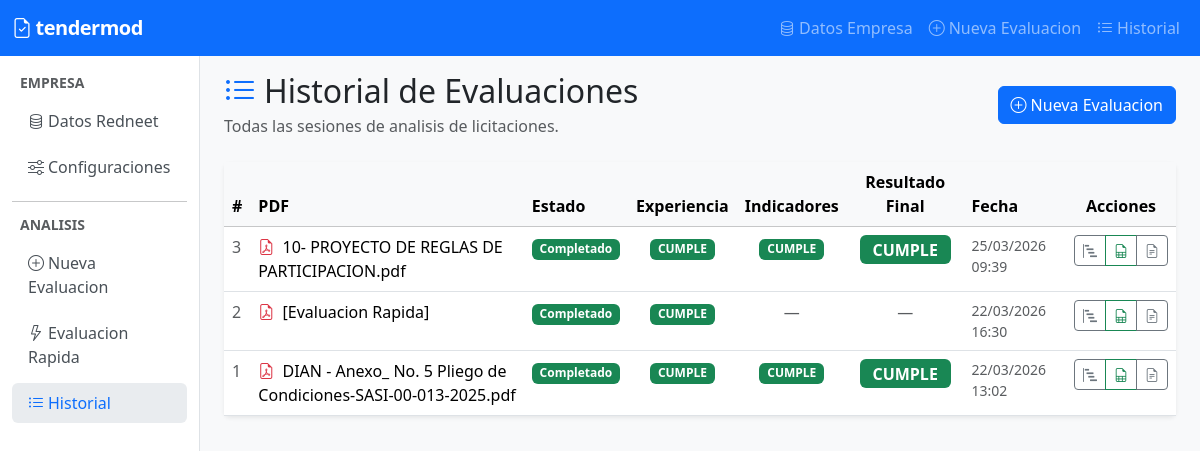
The page /analysis/ on the database as committed earlier.
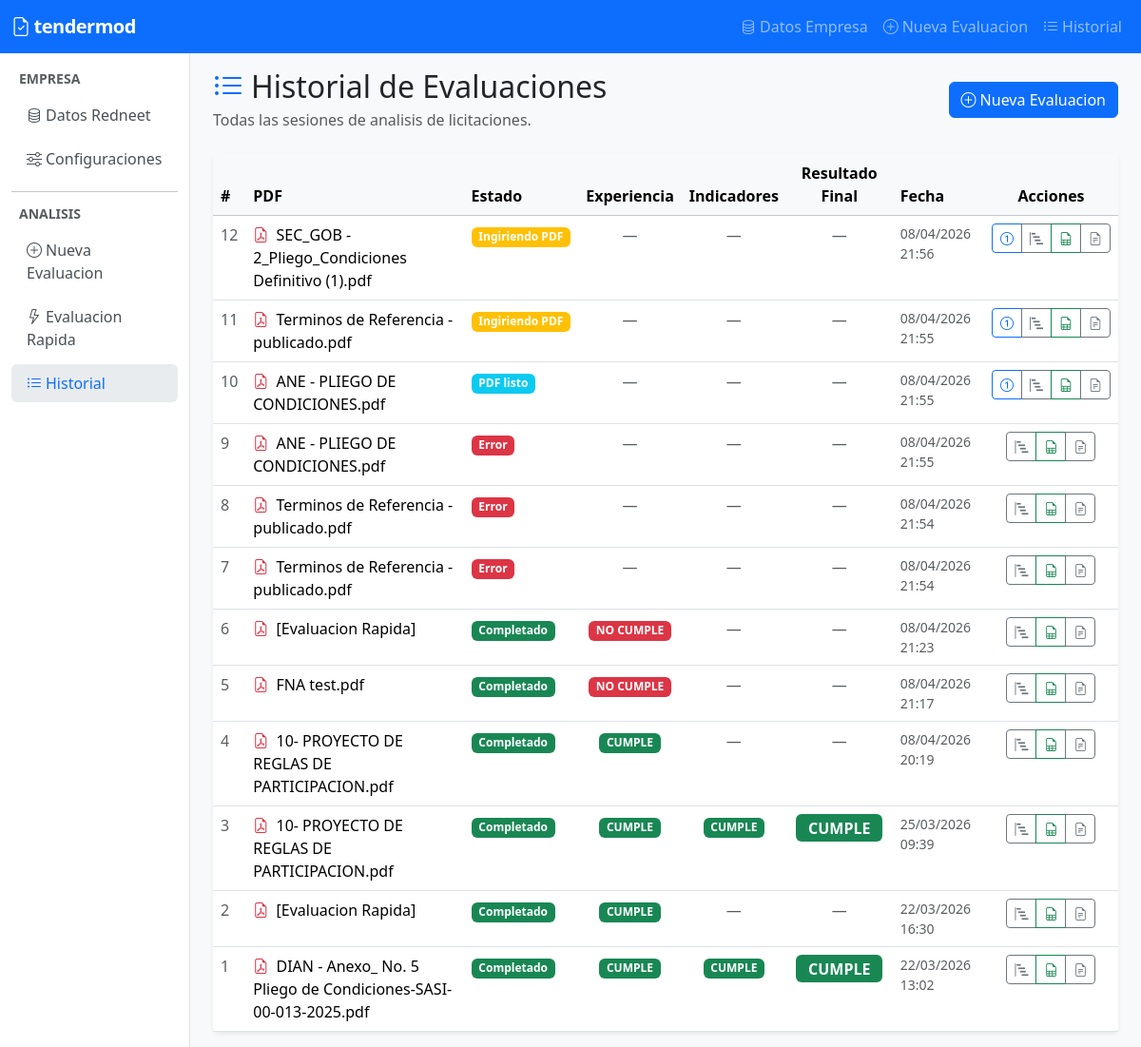
The same page on the database as committed later.
### apps/core/models.py (models this page shows, shortened)
class AnalysisSession(models.Model):
    STATUS_CHOICES = [
        ('created', 'Creado'),
        ('ingesting_pdf', 'Ingiriendo PDF'),
        ('pdf_ready', 'PDF listo'),
        ('extracted', 'Requisitos extraidos'),
        ('evaluating', 'Evaluando'),
        ('completed', 'Completado'),
        ('error', 'Error'),
    ]
    status = models.CharField(max_length=20, choices=STATUS_CHOICES, default='created')
    pdf_filename = models.CharField(max_length=255, blank=True)
    experience_requirements_json = models.TextField(blank=True)
    indicators_requirements_json = models.TextField(blank=True)
    general_info_text = models.TextField(blank=True)
    celery_task_id = models.CharField(max_length=255, blank=True)
    created_at = models.DateTimeField(auto_now_add=True)
    updated_at = models.DateTimeField(auto_now=True)
    class Meta:
        ordering = ['-created_at']
    @property
    def status_display_class(self):
        mapping = {
            'created': 'secondary',
            'ingesting_pdf': 'warning',
            'pdf_ready': 'info',
            'extracted': 'primary',
            'evaluating': 'warning',
            'completed': 'success',
            'error': 'danger',
        }
        return mapping.get(self.status, 'secondary')

### apps/analysis/views.py (the view)
# urls.py: path('', views.analysis_list, name='list'),
def analysis_list(request):
    sessions = AnalysisSession.objects.select_related('result').all()
    return render(request, 'analysis/list.html', {'sessions': sessions})

### templates/analysis/list.html (shortened to what the changed rows need)
{% extends "base.html" %}
{% load static %}
{% block content %}
<div class="d-flex justify-content-between align-items-center mb-4">
    <div>
        <h2 class="mb-1"><i class="bi bi-list-ul me-2 text-primary"></i>Historial de Evaluaciones</h2>
    </div>
</div>
{% if sessions %}
<div class="card border-0 shadow-sm">
    <div class="card-body p-0">
        <div class="table-responsive">
            <table class="table table-hover mb-0">
                <thead class="table-light">
                    <tr>
                        <th>#</th>
                        <th>PDF</th>
                        <th>Estado</th>
                        <th class="text-center">Experiencia</th>
                        <th class="text-center">Indicadores</th>
                        <th class="text-center">Resultado Final</th>
                        <th>Fecha</th>
                        <th class="text-center">Acciones</th>
                    </tr>
                </thead>
                <tbody>
                    {% for session in sessions %}
                    <tr>
                        <td class="text-muted">{{ session.pk }}</td>
                        <td>
                            <i class="bi bi-file-earmark-pdf text-danger me-1"></i>
                            {{ session.pdf_filename|default:"—" }}
                        </td>
                        <td>
                            <span class="badge bg-{{ session.status_display_class }}">
                                {{ session.get_status_display }}
                            </span>
                        </td>
                        <td class="text-center">
                            {% if session.result and session.result.cumple_experiencia is not None %}
                                {% if session.result.cumple_experiencia %}
                                    <span class="badge bg-success">CUMPLE</span>
                                {% else %}
                                    <span class="badge bg-danger">NO CUMPLE</span>
                                {% endif %}
                            {% else %}
                                <span class="text-muted">—</span>
                            {% endif %}
                        </td>
                        <td class="text-center">
                            {% if session.result and session.result.cumple_indicadores is not None %}
                                {% if session.result.cumple_indicadores %}
                                    <span class="badge bg-success">CUMPLE</span>
                                {% else %}
                                    <span class="badge bg-danger">NO CUMPLE</span>
                                {% endif %}
                            {% else %}
                                <span class="text-muted">—</span>
                            {% endif %}
                        </td>
                        <td class="text-center">
                            {% if session.result and session.result.cumple_final is not None %}
                                {% if session.result.cumple_final %}
                                    <span class="badge bg-success badge-cumple">CUMPLE</span>
                                {% else %}
                                    <span class="badge bg-danger badge-cumple">NO CUMPLE</span>
                                {% endif %}
                            {% else %}
                                <span class="text-muted">—</span>
                            {% endif %}
                        </td>
                        <td class="text-muted small">{{ session.created_at|date:"d/m/Y H:i" }}</td>
                        <td class="text-center">
                            <div class="btn-group btn-group-sm">
                                {% if session.status == 'ingesting_pdf' or session.status == 'created' or session.status == 'pdf_ready' %}
                                    <a href="{% url 'analysis:step1' pk=session.pk %}"
                                       class="btn btn-outline-primary" title="Paso 1">
                                        <i class="bi bi-1-circle"></i>
                                    </a>
                                {% elif session.status == 'extracted' %}
                                    <a href="{% url 'analysis:step2' pk=session.pk %}"
                                       class="btn btn-outline-primary" title="Paso 2">
                                        <i class="bi bi-2-circle"></i>
                                    </a>
                                {% endif %}
                                <a href="{% url 'analysis:results' pk=session.pk %}"
                                   class="btn btn-outline-secondary" title="Resultados">
                                    <i class="bi bi-bar-chart-steps"></i>
                                </a>
                                <a href="{% url 'analysis:export_excel' pk=session.pk %}"
                                   class="btn btn-outline-success" title="Descargar Excel">
                                    <i class="bi bi-file-earmark-spreadsheet"></i>
                                </a>
                                <a href="{% url 'analysis:export_text' pk=session.pk %}"
                                   class="btn btn-outline-secondary" title="Descargar TXT">
                                    <i class="bi bi-file-earmark-text"></i>
                                </a>
                            </div>
                        </td>
                    </tr>
                    {% endfor %}
                </tbody>
            </table>
        </div>
    </div>
</div>
{% endif %}
{% endblock %}

Rows that differ between the two databases and show on the page:
added AnalysisSession: pk "12", pdf_filename "SEC_GOB - 2_Pliego_Condiciones Definitivo (1).pdf", status "Ingiriendo PDF", created_at "08/04/2026 21:56"
added AnalysisSession: pk "11", pdf_filename "Terminos de Referencia - publicado.pdf", status "Ingiriendo PDF", created_at "08/04/2026 21:55"
added AnalysisSession: pk "10", pdf_filename "ANE - PLIEGO DE CONDICIONES.pdf", status "PDF listo", created_at "08/04/2026 21:55"
added AnalysisSession: pk "9", pdf_filename "ANE - PLIEGO DE CONDICIONES.pdf", status "Error", created_at "08/04/2026 21:55"
added AnalysisSession: pk "8", pdf_filename "Terminos de Referencia - publicado.pdf", status "Error", created_at "08/04/2026 21:54"
added AnalysisSession: pk "7", pdf_filename "Terminos de Referencia - publicado.pdf", status "Error", created_at "08/04/2026 21:54"
added AnalysisSession: pk "6", pdf_filename "[Evaluacion Rapida]", status "Completado", shows "NO CUMPLE", created_at "08/04/2026 21:23"
added AnalysisSession: pk "5", pdf_filename "FNA test.pdf", status "Completado", shows "NO CUMPLE", created_at "08/04/2026 21:17"
added AnalysisSession: pk "4", pdf_filename "10- PROYECTO DE REGLAS DE PARTICIPACION.pdf", status "Completado", shows "CUMPLE", created_at "08/04/2026 20:19"
